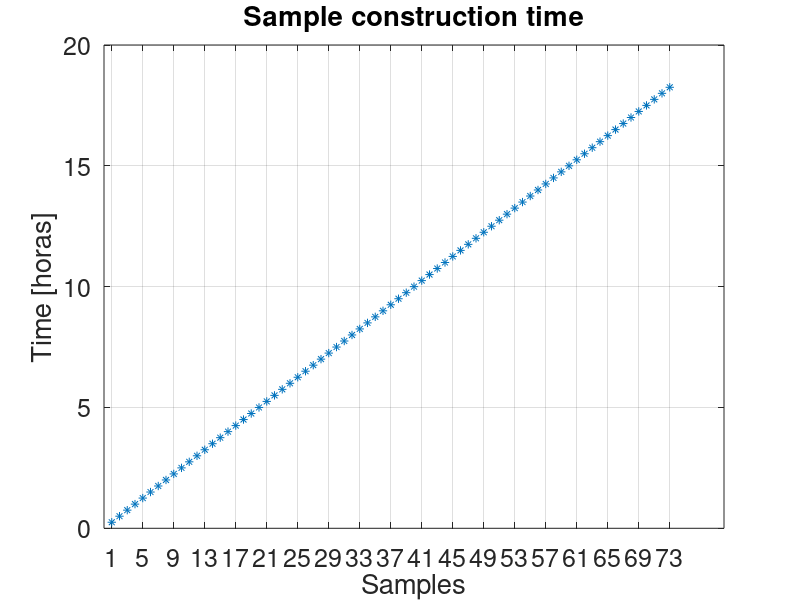

The MATLAB source for this figure:
camadas = [1:73];
y_cam = [1:4:73];

time_const(1) = 15;

for i = 2:numel(camadas) 
    time_const(i) = time_const(i-1) + 15;
end

time_const = time_const/60;

plot(camadas,time_const,'*')
title('Sample construction time')
xlabel('Samples')
ylabel('Time [horas]')
%set(gca,'YDir','Reverse')
%set(gca,'YTick',y_cam)
set(gca,'XTick',y_cam)
set(gca,'FontSize',18)
%legend('V_{SZ}')
grid on; box on